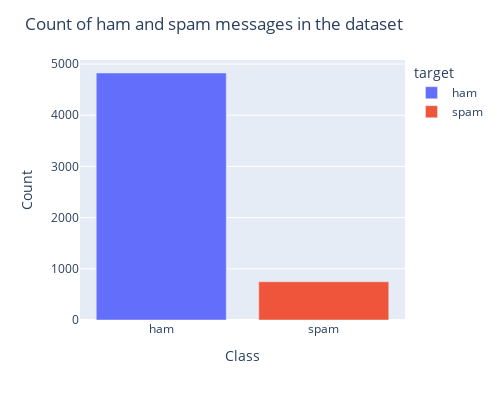

Here is the notebook cell this chart was saved with:
### Code cell
counts = df.groupby('target').count().reset_index()
counts = counts.rename(columns = {"message":"count"})
fig = px.bar(counts,
             x='target',
             y='count',
             color='target',
             width = 500, height=400)
fig.update_layout(title_text='Count of ham and spam messages in the dataset',
                  xaxis_title_text='Class',
                  yaxis_title_text='Count')
fig.show()

### Figure 1 — Plotly figure (JSON) as saved in the notebook; plotly's stock layout.template omitted (floating-point values rounded to 4 significant figures)
{"data": [{"alignmentgroup": "True", "hovertemplate": "target=%{x}<br>count=%{y}<extra></extra>", "legendgroup": "ham", "marker": {"color": "#636efa"}, "name": "ham", "offsetgroup": "ham", "orientation": "v", "showlegend": true, "textposition": "auto", "type": "bar", "x": ["ham"], "xaxis": "x", "y": [4825], "yaxis": "y"}, {"alignmentgroup": "True", "hovertemplate": "target=%{x}<br>count=%{y}<extra></extra>", "legendgroup": "spam", "marker": {"color": "#EF553B"}, "name": "spam", "offsetgroup": "spam", "orientation": "v", "showlegend": true, "textposition": "auto", "type": "bar", "x": ["spam"], "xaxis": "x", "y": [747], "yaxis": "y"}], "layout": {"barmode": "relative", "height": 400, "legend": {"title": {"text": "target"}, "tracegroupgap": 0}, "margin": {"t": 60}, "title": {"text": "Count of ham and spam messages in the dataset"}, "width": 500, "xaxis": {"anchor": "y", "categoryarray": ["ham", "spam"], "categoryorder": "array", "domain": [0, 1], "title": {"text": "Class"}}, "yaxis": {"anchor": "x", "domain": [0, 1], "title": {"text": "Count"}}}}
